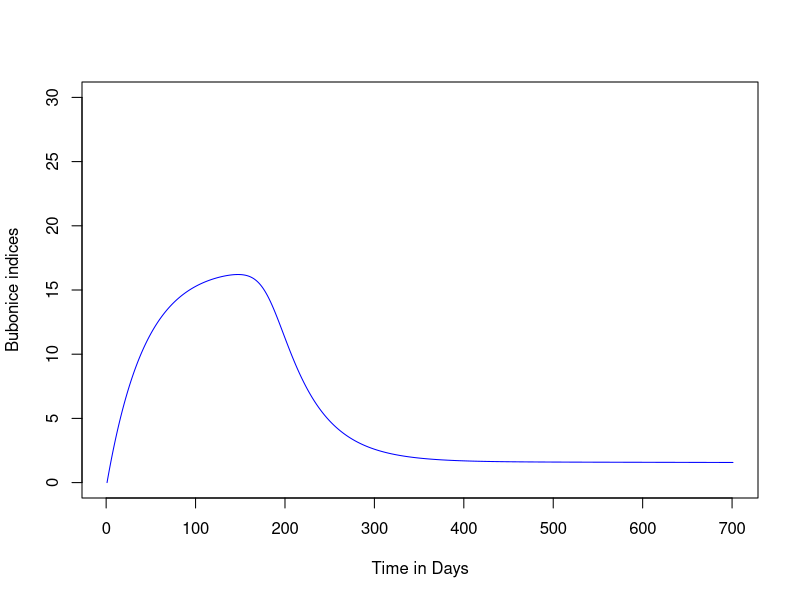
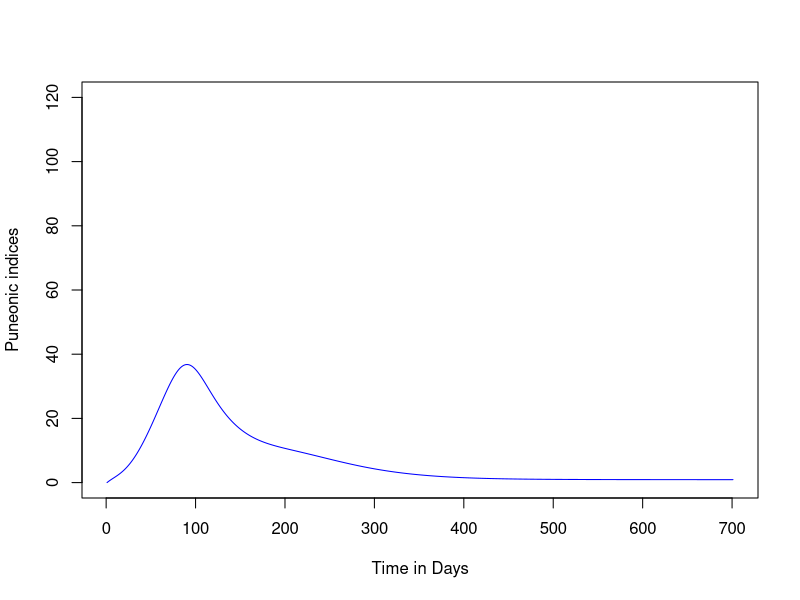
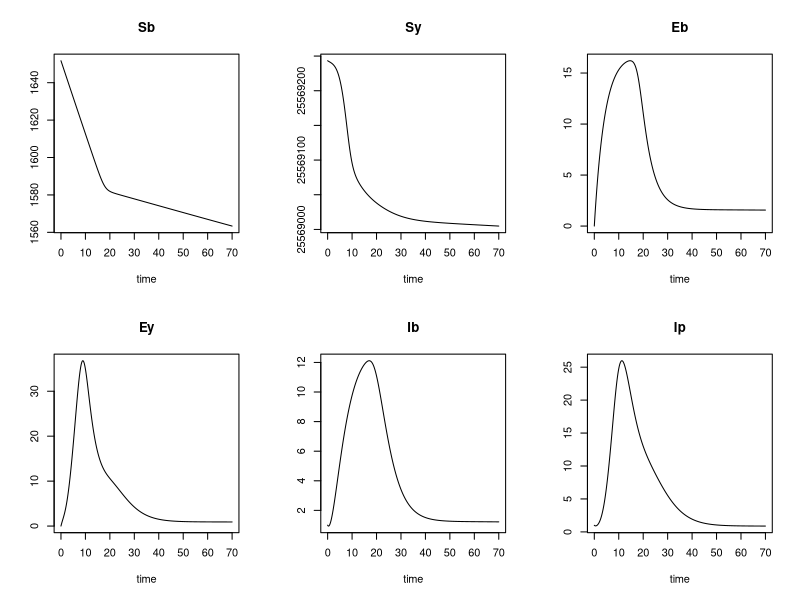

R code for these plots, in order:
## ---- chunk 1
library("deSolve")

## ---- chunk 2
# TODO fixe logical bug

# variables

tau_p <- 8.893084e+00
tau_b <- 1.793090e+01

A <- 1.15
B <- 0.08
C <- 0.1


parameters <- c(p       = 6.459494e-05, # fraction susceptible to bite
                alpha   = 1.904753e-03, # rate of bites
                beta    = 2.233049e+00, # between-host infection
                gamma_b = 2.293953e-01, # E to I
                gamma_p = 2.863875e-01, # E to I
                delta_b = 2.626527e-01, # recovery + death
                delta_p = 3.413748e-01, # recovery + death
                epsilon = 3.204494e-02, # I_b to I_p
                kk      = 1.105443e+00, # Imperfect intervention
                N       = 25570895     # population size
                )

S_b_0 <- as.numeric(parameters["N"]*parameters["p"])
S_p_0 <- as.numeric(parameters["N"] - S_b_0)

state <- c(Sb = S_b_0, Sy = S_p_0, Eb = 0, Ey =  0, Ib = 1, Ip = 1)

times <- seq(0, 70,  by = 0.1)

flea <- function (t){
  x <- A + B * sin((pi/180.) * t) + C * cos((pi/180.) * t )

  return (x)
}
intervention_p <- function (t){
  return (1. - 1./(parameters["kk"] + exp(tau_p - t)))
}
intervention_b <- function (t){
  return (1. - 1./(parameters["kk"] + exp(tau_b - t)))
}

deterministic_model <- function(t, y, parms){
  with(as.list(c(parms, y, t)),{
    delta.Sb <- -(alpha * flea(t) * intervention_b(t) * Sb) - (beta * intervention_p(t) * Sb * Ip/N)
    delta.Sy <- -(beta * intervention_p(t) * Sy * Ip/N)
    delta.Eb <- alpha * flea(t) * intervention_b(t)* Sb - gamma_b*Eb
    delta.Ey <- beta * intervention_p(t) * (Sb+Sy) * Ib/N - gamma_p*Ey
    delta.Ib <- gamma_b* Eb - epsilon * Ib - delta_b * Ib
    delta.Ip <- gamma_p* Ey + epsilon * Ib- delta_p * Ip


        return(list(c(delta.Sb, delta.Sy, delta.Eb, delta.Ey, delta.Ib, delta.Ip)))
       })
}

# Run the ode model and save the output to the out variable
out <- ode(times = times, y = state,   parms = parameters, func = deterministic_model, method = "euler")

plot(as.data.frame(out)$Eb, type = "l", xlab = "Time in Days", ylab = "Bubonice indices", col = "blue", ylim = c(0, 30))
plot(as.data.frame(out)$Ey, type = "l", xlab = "Time in Days", ylab = "Puneonic indices", col = "blue", ylim = c(0, 120))
plot(out)
